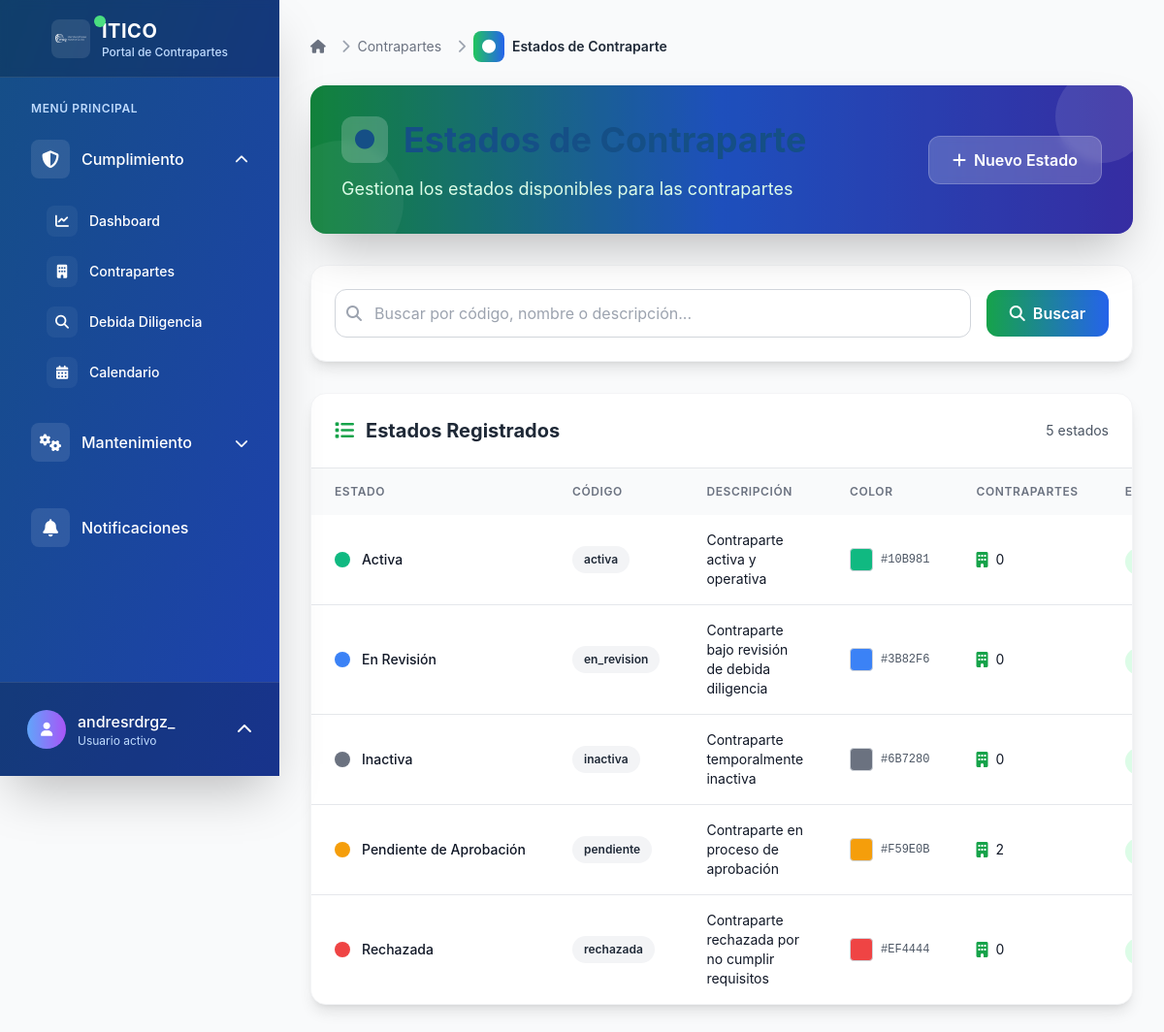
Page /contrapartes/estados/ (signed in) on the committed database.
### contrapartes/models.py (models this page shows, shortened)
class EstadoContraparte(models.Model):
    codigo = models.CharField(
        max_length=20,
        unique=True,
        verbose_name="Código",
        help_text="Código único para identificar el estado (ej: activa, pendiente, etc.)"
    )
    nombre = models.CharField(
        max_length=100,
        verbose_name="Nombre",
        help_text="Nombre descriptivo del estado de contraparte"
    )
    descripcion = models.TextField(
        blank=True,
        null=True,
        verbose_name="Descripción",
        help_text="Descripción detallada del estado de contraparte"
    )
    color = models.CharField(
        max_length=7,
        default='#6B7280',
        verbose_name="Color",
        help_text="Color hexadecimal para mostrar el estado (ej: #10B981 para verde)"
    )
    activo = models.BooleanField(
        default=True,
        verbose_name="Activo",
        help_text="Indica si este estado está disponible para contrapartes"
    )
    creado_por = models.ForeignKey(
        User,
        on_delete=models.PROTECT,
        related_name='estados_contraparte_creados',
        verbose_name="Creado por"
    )
    fecha_creacion = models.DateTimeField(auto_now_add=True, verbose_name="Fecha de creación")
    fecha_actualizacion = models.DateTimeField(auto_now=True, verbose_name="Última actualización")
    class Meta:
        verbose_name = "Estado de Contraparte"
        verbose_name_plural = "Estados de Contraparte"
        ordering = ['nombre']

### contrapartes/views.py (the view)
# urls.py: path('estados/', views.EstadoContraparteListView.as_view(), name='estado_lista'),
class EstadoContraparteListView(LoginRequiredMixin, ListView):
    model = EstadoContraparte
    template_name = 'contrapartes/estado_lista.html'
    context_object_name = 'estados'
    paginate_by = 20
    def get_queryset(self):
        queryset = EstadoContraparte.objects.all()
        search = self.request.GET.get('search')
        if search:
            queryset = queryset.filter(
                Q(codigo__icontains=search) |
                Q(nombre__icontains=search) |
                Q(descripcion__icontains=search)
            )
        return queryset

### templates/contrapartes/estado_lista.html (shortened to what this page needs)
{% extends 'base.html' %}
{% block breadcrumb %}
<nav aria-label="breadcrumb" class="mb-6">
    <ol class="flex items-center space-x-2 text-sm">
        <li class="flex items-center">
            <a href="{% url 'dashboard:index' %}" class="text-gray-500 hover:text-gray-700 transition-colors duration-200">
                <i class="fas fa-home"></i>
            </a>
        </li>
        <li class="flex items-center">
            <i class="fas fa-chevron-right text-gray-400 mx-2"></i>
            <a href="{% url 'contrapartes:lista' %}" class="text-gray-500 hover:text-gray-700 transition-colors duration-200">
                Contrapartes
            </a>
        </li>
        <li class="flex items-center">
            <i class="fas fa-chevron-right text-gray-400 mx-2"></i>
            <div class="flex items-center justify-center w-8 h-8 rounded-lg bg-gradient-to-r from-green-500 to-blue-600 text-white mr-2">
                <i class="fas fa-circle text-sm"></i>
            </div>
            <span class="font-semibold text-gray-800">Estados de Contraparte</span>
        </li>
    </ol>
</nav>
{% endblock %}
{% block content %}
<div class="mb-8">
    <div class="bg-gradient-to-r from-green-600 via-blue-600 to-indigo-700 rounded-2xl p-8 text-white shadow-2xl relative overflow-hidden">
        <div class="absolute inset-0 bg-black bg-opacity-20"></div>
        <div class="absolute -top-4 -right-4 w-24 h-24 bg-white bg-opacity-10 rounded-full"></div>
        <div class="absolute -bottom-8 -left-8 w-32 h-32 bg-white bg-opacity-5 rounded-full"></div>
        <div class="relative z-10">
            <div class="flex justify-between items-center">
                <div>
                    <h1 class="text-3xl lg:text-4xl font-bold mb-3 flex items-center">
                        <div class="w-12 h-12 rounded-xl bg-white bg-opacity-20 flex items-center justify-center mr-4 backdrop-blur-sm">
                            <i class="fas fa-circle text-xl"></i>
                        </div>
                        Estados de Contraparte
                    </h1>
                    <p class="text-lg text-green-100 leading-relaxed">
                        Gestiona los estados disponibles para las contrapartes
                    </p>
                </div>
                <div class="flex space-x-3">
                    <a href="{% url 'contrapartes:estado_crear' %}"
                       class="bg-white bg-opacity-20 hover:bg-opacity-30 text-white px-6 py-3 rounded-xl font-semibold transition-all duration-200 flex items-center backdrop-blur-sm border border-white border-opacity-20">
                        <i class="fas fa-plus mr-2"></i>
                        Nuevo Estado
                    </a>
                </div>
            </div>
        </div>
    </div>
</div>
<div class="bg-white rounded-2xl shadow-lg border border-gray-100 p-6 mb-8">
    <form method="get" class="flex flex-col lg:flex-row lg:items-center gap-4">
        <div class="flex-1">
            <div class="relative">
                <div class="absolute inset-y-0 left-0 pl-3 flex items-center pointer-events-none">
                </div>
                <input type="text"
                       name="search"
                       value="{{ request.GET.search }}"
                       placeholder="Buscar por código, nombre o descripción..."
                       class="w-full pl-10 pr-4 py-3 border border-gray-300 rounded-xl focus:ring-2 focus:ring-green-500 focus:border-transparent transition-all duration-200">
            </div>
        </div>
        <div class="flex gap-3">
            <button type="submit"
                    class="px-6 py-3 bg-gradient-to-r from-green-600 to-blue-600 text-white rounded-xl font-semibold hover:from-green-700 hover:to-blue-700 transition-all duration-200 flex items-center">
                <i class="fas fa-search mr-2"></i>
                Buscar
            </button>
        </div>
    </form>
</div>
<div class="bg-white rounded-2xl shadow-lg border border-gray-100 overflow-hidden">
    <div class="p-6 border-b border-gray-200">
        <div class="flex items-center justify-between">
            <h2 class="text-xl font-bold text-gray-800 flex items-center">
                <i class="fas fa-list mr-3 text-green-600"></i>
                Estados Registrados
            </h2>
            <div class="text-sm text-gray-600">
                {{ page_obj.paginator.count }} estado{{ page_obj.paginator.count|pluralize }}
            </div>
        </div>
    </div>
    {% if estados %}
    <div class="overflow-x-auto">
        <table class="w-full">
            <thead class="bg-gray-50">
                <tr>
                    <th class="px-6 py-4 text-left text-xs font-semibold text-gray-500 uppercase tracking-wider">Estado</th>
                    <th class="px-6 py-4 text-left text-xs font-semibold text-gray-500 uppercase tracking-wider">Código</th>
                    <th class="px-6 py-4 text-left text-xs font-semibold text-gray-500 uppercase tracking-wider">Descripción</th>
                    <th class="px-6 py-4 text-left text-xs font-semibold text-gray-500 uppercase tracking-wider">Color</th>
                    <th class="px-6 py-4 text-left text-xs font-semibold text-gray-500 uppercase tracking-wider">Contrapartes</th>
                    <th class="px-6 py-4 text-left text-xs font-semibold text-gray-500 uppercase tracking-wider">Estado</th>
                </tr>
            </thead>
            <tbody class="bg-white divide-y divide-gray-200">
                {% for estado in estados %}
                <tr class="hover:bg-gray-50 transition-colors duration-200">
                    <td class="px-6 py-4 whitespace-nowrap">
                        <div class="flex items-center">
                            <div class="w-4 h-4 rounded-full mr-3" style="background-color: {{ estado.color }};"></div>
                            <div class="text-sm font-medium text-gray-900">{{ estado.nombre }}</div>
                        </div>
                    </td>
                    <td class="px-6 py-4 whitespace-nowrap">
                        <span class="px-3 py-1 inline-flex text-xs leading-5 font-semibold rounded-full bg-gray-100 text-gray-800">
                            {{ estado.codigo }}
                        </span>
                    </td>
                    <td class="px-6 py-4">
                        <div class="text-sm text-gray-900">
                            {% if estado.descripcion %}
                                {{ estado.descripcion|truncatechars:100 }}
                            {% else %}
                                <span class="text-gray-400 italic">Sin descripción</span>
                            {% endif %}
                        </div>
                    </td>
                    <td class="px-6 py-4 whitespace-nowrap">
                        <div class="flex items-center">
                            <div class="w-6 h-6 rounded border border-gray-300 mr-2" style="background-color: {{ estado.color }};"></div>
                            <span class="text-xs font-mono text-gray-600">{{ estado.color }}</span>
                        </div>
                    </td>
                    <td class="px-6 py-4 whitespace-nowrap">
                        <div class="flex items-center">
                            <i class="fas fa-building text-green-600 mr-2"></i>
                            <span class="text-sm text-gray-900">{{ estado.contrapartes.count }}</span>
                        </div>
                    </td>
                    <td class="px-6 py-4 whitespace-nowrap">
                        {% if estado.activo %}
                            <span class="px-3 py-1 inline-flex text-xs leading-5 font-semibold rounded-full bg-green-100 text-green-800">
                            </span>
                        {% else %}
                            <span class="px-3 py-1 inline-flex text-xs leading-5 font-semibold rounded-full bg-red-100 text-red-800">
                                <i class="fas fa-times-circle mr-1"></i>
                                Inactivo
                            </span>
                        {% endif %}
                    </td>
                </tr>
                {% endfor %}
            </tbody>
        </table>
    </div>
    {% endif %}
</div>
{% endblock %}

### templates/partials/user_menu.html (shortened to what this page needs)
{% if user.is_authenticated %}
    <div class="p-4 border-t border-white border-opacity-10 bg-black bg-opacity-20 flex-shrink-0">
        <div class="relative">
            <button id="user-menu-button" class="group flex items-center w-full text-white hover:bg-white hover:bg-opacity-10 p-3 rounded-xl transition-all duration-300">
                <div class="flex items-center justify-center w-10 h-10 rounded-full bg-gradient-to-r from-blue-400 to-purple-500 mr-3 group-hover:scale-110 transition-transform duration-300 overflow-hidden">
                    {% if user.profile.profile_picture %}
                        <img src="{{ user.profile.profile_picture.url }}"
                             alt="{{ user.get_full_name|default:user.username }}"
                             class="w-full h-full object-cover">
                    {% else %}
                        <i class="fas fa-user text-sm"></i>
                    {% endif %}
                </div>
                <div class="flex-1 text-left">
                    <p class="font-medium truncate group-hover:translate-x-1 transition-transform duration-300">{{ user.get_full_name|default:user.username }}</p>
                    <p class="text-xs text-blue-200">Usuario activo</p>
                </div>
                <i class="fas fa-chevron-up ml-2 transform group-hover:rotate-180 transition-transform duration-300" id="chevron-icon"></i>
            </button>
        </div>
    </div>
{% endif %}

### static/css/itico.css (style rules this page uses)
:root { --color-primario: #154F86; --color-blanco: #FFFFFF; --color-exito: #10B981; --color-advertencia: #F59E0B; --color-error: #EF4444; --color-info: #3B82F6; --color-fondo: var(--color-blanco); --color-fondo-secundario: #F9FAFB; --color-texto: var(--color-primario); --color-texto-secundario: #6B7280; --color-borde: #E5E7EB; --sombra-sm: 0 1px 2px 0 rgba(0, 0, 0, 0.05); --sombra-md: 0 4px 6px -1px rgba(0, 0, 0, 0.1); --sombra-lg: 0 10px 15px -3px rgba(0, 0, 0, 0.1); }
* { margin: 0; padding: 0; box-sizing: border-box; }
body { background: var(--color-fondo); color: var(--color-texto); font-family: -apple-system, BlinkMacSystemFont, 'Segoe UI', Roboto, Oxygen, Ubuntu, Cantarell, sans-serif; line-height: 1.6; }
h1, h2, h3, h4, h5, h6 { color: var(--color-primario); margin-bottom: 1rem; font-weight: 600; }
h1 { font-size: 2.5rem; }
h2 { font-size: 2rem; }
a { color: var(--color-primario); text-decoration: none; transition: color 0.3s ease; }
.shadow-lg { box-shadow: var(--sombra-lg); }
.rounded { border-radius: 0.5rem; }
.rounded-lg { border-radius: 0.75rem; }
.p-3 { padding: 0.75rem; }
.p-4 { padding: 1rem; }
.p-6 { padding: 1.5rem; }
.mb-3 { margin-bottom: 0.75rem; }
.mb-6 { margin-bottom: 1.5rem; }

### rows in the picture
EstadoContraparte: nombre "Activa", codigo "activa", descripcion "Contraparte activa y operativa", color "#10B981", contrapartes.count "0"
EstadoContraparte: nombre "En Revisión", codigo "en_revision", descripcion "Contraparte bajo revisión de debida diligencia", color "#3B82F6", contrapartes.count "0"
EstadoContraparte: nombre "Inactiva", codigo "inactiva", descripcion "Contraparte temporalmente inactiva", color "#6B7280", contrapartes.count "0"
EstadoContraparte: nombre "Pendiente de Aprobación", codigo "pendiente", descripcion "Contraparte en proceso de aprobación", color "#F59E0B", contrapartes.count "2"
EstadoContraparte: nombre "Rechazada", codigo "rechazada", descripcion "Contraparte rechazada por no cumplir requisitos", color "#EF4444", contrapartes.count "0"

### other values in the picture
{{ user.get_full_name|default:user.username }} "andresrdrgz_"
{{ page_obj.paginator.count }} "5"
